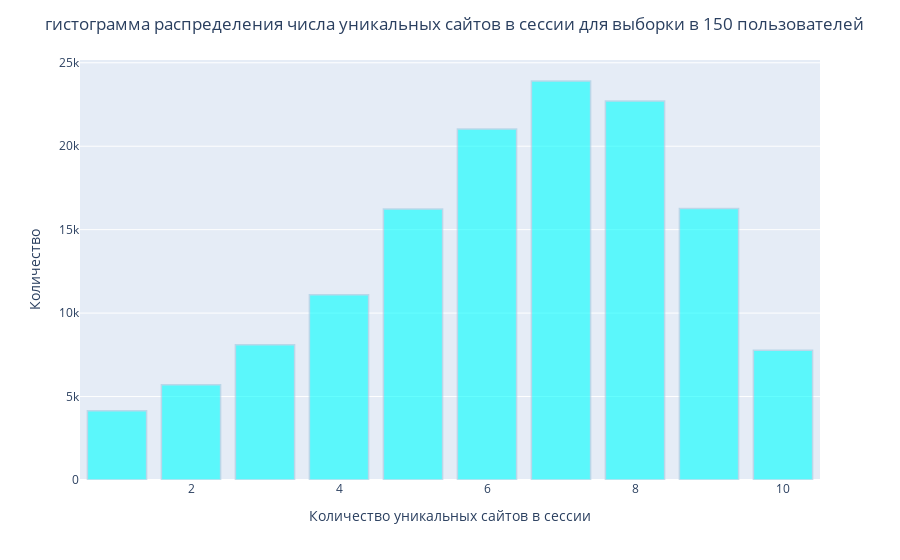

The notebook cell saved with this chart:
### Code cell
fig = px.bar(x = train_data_150users['#unique_sites'].value_counts().keys(),
             y = train_data_150users['#unique_sites'].value_counts(), 
)

fig.update_traces(marker_color='aqua',
                  marker_line_color = 'rgb(158,202,225)',
                  marker_line_width=1.5, opacity=0.6)
fig.update_layout(
    title=u'гистограмма распределения числа уникальных сайтов в сессии для выборки в 150 пользователей',
    xaxis_title=u'Количество уникальных сайтов в сессии',
    yaxis_title=u'Количество ',
    )
fig.show()

### Figure 1 — Plotly figure (JSON) as saved in the notebook; plotly's stock layout.template omitted (floating-point values rounded to 4 significant figures)
{"data": [{"alignmentgroup": "True", "hoverlabel": {"namelength": 0}, "hovertemplate": "x=%{x}<br>y=%{y}", "legendgroup": "", "marker": {"color": "aqua", "line": {"color": "rgb(158,202,225)", "width": 1.5}}, "name": "", "offsetgroup": "", "opacity": 0.6, "orientation": "v", "showlegend": false, "textposition": "auto", "type": "bar", "x": [7, 8, 6, 9, 5, 4, 3, 10, 2, 1], "xaxis": "x", "y": [23907, 22714, 21037, 16273, 16238, 11096, 8106, 7781, 5713, 4154], "yaxis": "y"}], "layout": {"autosize": true, "barmode": "relative", "legend": {"tracegroupgap": 0}, "margin": {"t": 60}, "title": {"text": "гистограмма распределения числа уникальных сайтов в сессии для выборки в 150 пользователей"}, "xaxis": {"anchor": "y", "autorange": true, "domain": [0, 1], "range": [0.5, 10.5], "title": {"text": "Количество уникальных сайтов в сессии"}, "type": "linear"}, "yaxis": {"anchor": "x", "autorange": true, "domain": [0, 1], "range": [0, 25170.0], "title": {"text": "Количество "}, "type": "linear"}}}
